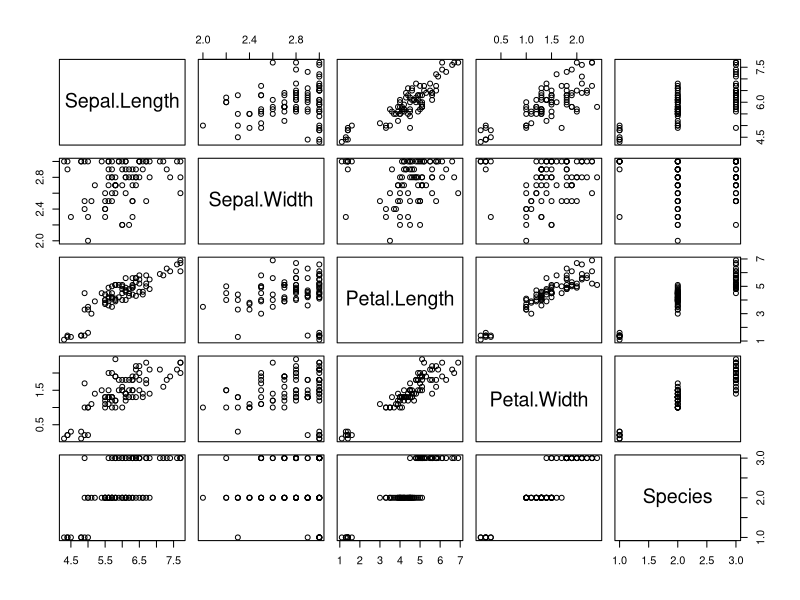

Reproduce this figure in R.
#' ---
#' title: "R Exercise"
#' author: "RS-eco"
#' date: "08.04.2019"
#' ---

#'
#' 1. Piping
#' ========================================================

#' Install and load the magrittr package
#install.packages("magrittr", dep=T)
library(magrittr)

#' ####################

#' Turn the following code into a 
#' streamlined version using piping:

# Without piping
mean_width <- mean(iris$Sepal.Width)
iris_sub <- subset(iris, Sepal.Width < mean_width)
plot(iris_sub)
cor_iris <- cor(iris_sub$Sepal.Length, 
    iris_sub$Sepal.Width)

# With piping



######################################################################

#'
#' 2. Read data
#' ========================================================

#' Install and load the readr package
#+ message=F, warning=F
#install.packages(readr, dep=T)
library(readr)

#' Set working directory
# setwd("")

#' ####################

#' Read species_info.csv.xz into a data.frame called species_info
#' Note: species_info contains information on more than 40000 vertebrate species



#' ####################

#' Check class and structure of species_info



#' ####################

#' Read first 10 entries of species_info.csv.xz



#' ####################

#' Read last 10 lines of species_info.csv.xz



######################################################################

#'
#' 3. tidyr
#' ========================================================

#' Install and load the tidyr package
#+ message=F, warning=F
#install.packages("tidyr", dep=T)
library(tidyr)

#' ####################

#' Using species_info, replace NAs of presence, origin and 
#' season column with 0s.
#' Complete binomial, presence, origin and season columns of species_info
#' Drop missing values from species_info
#' Separate binomial into genus and species, but keep binomial



#' ####################

#' Why do you get an error message and how could we avoid it?



#' ####################

#' Read species_data.csv.xz into a data.frame called species_data
#' Note: species_data contains gridded species occurrence data for Bavaria
#' at a spatial resolution of 0.5 degree



#' ####################

#' 2. Turn species_data from wide into long format, drop missing values and 
#' save to a data.frame called species_long



#' Why do we have to drop NAs after we turn data into a long format?



#' ####################

#' Turn species_long back into wide format and 
#' write to a data.frame called species_wide



######################################################################

#'
#' 4. dplyr
#' ========================================================
  
# Install and load dplyr package
#+ warning=F, message=F
#install.packages("dplyr", dep=T)
library(dplyr)

#' ####################

#' Using species_long calculate the number of occurrences per species 
#' using group_by() and summarise



#' Of course, this could also be done with colSums() or count()

#' ####################

#' Using species_long, identify how many species have less than 10 occurrences?



#' ####################

#' Using species_long calculate species richness per grid cell



#' ####################

#' Extract data of the following 5 species from species_long:
species <- c("Anas crecca", "Lacerta agilis", "Mustela nivalis", 
             "Pelophylax lessonae", "Vulpes vulpes")



#' ####################

#' Using species_wide, extract data for all species starting with "Ac"



#' Why do you have to use species_wide here?



#' ####################

#' Calculate the number of species per class in species_info and 
#' output as table using the kable function of the knitr package



######################################################################

#'
#' 5. dplyr - Part II
#' ========================================================

#' ####################

#' Calculate the number of species per class in species_data
#' Hint: To do this, you first need to join species_data with species_info



#' ####################

#' Calculate the number of species per grid cell for each class
#' Hint: To do this, species_info must contain distinct species names (binomial)



#' ####################

#' Identify the most widely distributed species for each class



#' Note: This should not be higher than the maximum grid cells of Bavaria (189)

######################################################################

#'
#' 6. Making plots with ggplot2
#' ========================================================

#' Install and load ggplot2
#+ warning=F
#install.packages(ggplot2, dep=T)
library(ggplot2)

#' ####################

#' Plot barchart of the number of species per class

# Same as before
#data_plot <- species_long %>% 
#  left_join(species_info, by=("binomial")) %>% 
#  group_by(class_name) %>% distinct(binomial) %>%
#  summarise(no_species= n())   

# Now, we add a plot



#' ####################

#' Plot number of occurrences for the 10 least common species



#' ####################

#' Plot species richness against latitude using different geoms
#' Adjust labels and theme



#' ####################

#' Use faceting to split the previous plots by class



#' ####################

#' Use patchwork to create individual plots for each class

#' Install and load the patchwork package

#+ eval=F
#install.packages("devtools")
#devtools::install_github("thomasp85/patchwork")
library(patchwork)



#' ####################

#' Plot boxplot of species richness against class and add significant
#' differences with geom_signif() from the ggsignif package

#install.packages("ggsignif", dep=T)
library(ggsignif)



#' ####################

#' Make map of species richness



######################################################################

#'
#' 7. Data analysis with dplyr
#' ========================================================

#' ####################

#' Create linear model using do(), 
#' i.e. of species richness against latitude 
#' for each class



#' ####################

#' Extract coefficients of linear model



#' ####################

#' Run and plot gam of species richness against latitude for each class 
#' using ggplot2



#' ####################

#' Run and plot lm of species richness against latitude for each class
#' using ggplot2 and add equation to plot using ggpmisc



#' We can do the same using a quadratic term



#' ####################

#' Run ANOVA to compare linear models of linear versus quadratic term
#' using the tidy() function of the broom package

#install.packages("broom", dep=T)
library(broom)



######################################################################

#'
#' 8. Spatio-temporal data with stars and sf
#' ========================================================

#' ####################

#' Read tas_ewembi_deu_1981_2010.nc using the read_ncdf() function of 
#' the stars package, turn into data.frame and drop NAs

#' tas_ewembi_deu_1981_2010.nc contains daily temperature data for Germany
#' at a spatial resolution of 0.5 degree from 1981 - 2010

#+ warning=F, message=F
#install.packages("stars", dep=T)
library(stars)



#' ####################

#' Define timestamp of date variable (z) using as.Date()



#' ####################

#' Calculate mean temperature per date
#' Split date into yday and year using the lubridate package
#' And make a polar plot of daily mean temperature coloured by year



#' ####################

#' Plot map of 30-year average temperature
#' Read gadm36_DEU_adm1.shp into R using st_read() of the sf pacage
#' Add polygon of Germany to map using geom_sf

#install.packages("sf", dep=T)
library(sf)



#' ####################

#' For every grid cell calculate monthly mean temperature per year using 
#' as.yearmon() from the zoo package.
#' Make a linear model using do() and extract Intercept, Slope 
#' and R2 values per grid cell.



#' ####################

#' Plot map of slope and R2



#' ####################

#' Join species_long with species_info and then 
#' join 30-year average temperature per year with species data



#' ####################

#' Plot richness against temperature



#' ####################

#' Plot richness against temperature per class
